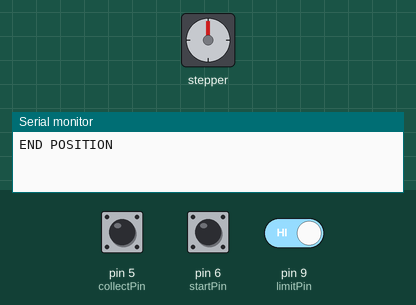
Recording of a sketch running on a simulated Arduino Uno, built with avr-gcc and run on an emulated ATmega328P. On the bench: stepper motor, the last lines printed to the serial monitor. Inputs (shaded band) come from the test bench; at power-on: pin 5 (collectPin) HIGH, pin 6 (startPin) HIGH, pin 9 (limitPin) HIGH. Stepper angles assume 400 steps per turn.

Above: at 0.1 s.
At 12.6 s:
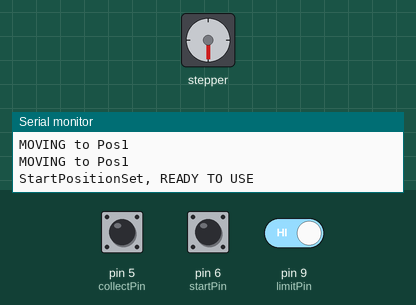
Timing chart, 0 to 14.1 s (numbered marks = the images above):
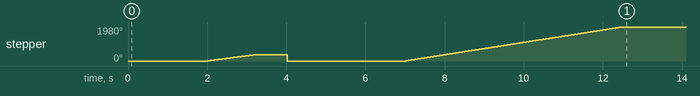

The sketch:

A1_testFunction.ino
```cpp
#include<MobaTools.h>

const byte stepPin = 18;
const byte dirPin = 19;

#define limitPin 9
const byte senPin = 8;
#define startPin 6
#define collectPin 5

const int stepsperRev = 400;
const long targetPos = 2000;
long nextPos;

int count = 0;
int limit_count = 0;

bool limswitch = 0;

int hOme = 0;
int pos = 0;
int sTart = 0;
int cloth = 0;

int cloth_count = 0;

MoToStepper stepper1(stepsperRev, STEPDIR);
MoToTimer stepperPause;

bool stepperRunning;
bool movingForward;
bool clothDetected;


void setup() {
  Serial.begin(9600);
  stepper1.attach(stepPin, dirPin);
  stepper1.setRampLen(20);

  stepperRunning = false;
  movingForward = true;
  clothDetected = false;


  pinMode(limitPin, INPUT_PULLUP);
  pinMode(startPin, INPUT_PULLUP);
  pinMode(senPin, INPUT_PULLUP);
  pinMode(collectPin, INPUT_PULLUP);
  homing();
  set_pos();

}

void loop() {
  int c = digitalRead(collectPin);


  while (digitalRead(startPin) == LOW)
  {
    sTart = 1;
  }


  if ((hOme == 2) && (limit_count > 1) && (count == 0) && (pos = 1) && (sTart == 1))
  {
    int sen = digitalRead(senPin);
    bool sensorFound = false;

    if (sen == 0 || sen == 1)
    {
      sensorFound = true;
    }

    if (sen == 0) {
      clothDetected = false;
      motor();
      Serial.print("CLOTHCOUNT:"); Serial.println(cloth_count);

    }
  }
}

void homing() {
  stepper1.setSpeed(800);
  while (digitalRead(limitPin) != HIGH && limit_count == 0) {
    stepper1.rotate(-1);
    Serial.print(limswitch);
    Serial.println("Finding END");
  }

  if (digitalRead(limitPin) == HIGH && limit_count == 0) {
    stepper1.stop();
    Serial.println("END POSITION");
    limit_count += 1;
    limswitch = HIGH;
    hOme = 1;
  }
  stepper1.setZero();
  delay(2000);
  stepper1.setSpeed(500); stepper1.moveTo(400);
  limswitch = LOW;
  delay(2000);
  while (digitalRead(limitPin) != HIGH && limit_count == 1) {
    stepper1.rotate(-1);
    Serial.print(limswitch);
    Serial.println("Finding END2");
  }
  if (digitalRead(limitPin) == HIGH && limit_count == 1) {
    stepper1.stop();
    Serial.println("END POSITION2");
    limit_count += 1;
    limswitch = HIGH;
    hOme = 2;
  }
  Serial.print("limit_count:"); Serial.println(limit_count);
  Serial.print("limswitch:"); Serial.println(limswitch);
  Serial.print("hOme:"); Serial.println(hOme);
  Serial.print("POS:"); Serial.println(pos);
  stepper1.setZero();
  delay(2000);
}

void set_pos() {

  while (hOme == 2 && limit_count > 1 && limswitch == HIGH && pos == 0) {

    delay(1000);
    stepper1.setSpeed(600);
    stepper1.moveTo(2200);

    while (stepper1.moving()) {
      Serial.println("MOVING to Pos1");
    }

    pos = 1;
    Serial.println("StartPositionSet, READY TO USE");
  }
  Serial.print("POS:"); Serial.println(pos);
}

void motor() {

  if (!stepperRunning && !clothDetected)
  {
    // Set the flag to true when signature is not detected
    clothDetected = true;

    // Move forward
    stepper1.setSpeed(800);
    stepper1.move(-targetPos);
    Serial.println("Moving forward");
    cloth_count++;
    stepperRunning = true;

    while (stepper1.moving())
    {
      stepperPause.setTime(100); // Wait until the forward movement is complete
    }
    delay(500);

    // Move backward
    stepper1.setSpeed(1200);
    stepper1.move(targetPos);
    Serial.println("Moving backward");

    while (stepper1.moving())
    {
      stepperPause.setTime(10); // Wait until the backward movement is complete
    }

    stepperRunning = false; // Reset the flag when the complete oscillation is done
  }
}
```
